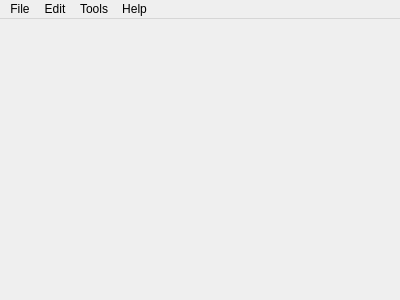
<?xml version="1.0" encoding="UTF-8"?>
<ui version="4.0">
 <class>MainWindow</class>
 <widget class="QMainWindow" name="MainWindow">
  <property name="geometry">
   <rect>
    <x>0</x>
    <y>0</y>
    <width>400</width>
    <height>300</height>
   </rect>
  </property>
  <property name="maximumSize">
   <size>
    <width>16777215</width>
    <height>16777215</height>
   </size>
  </property>
  <property name="windowTitle">
   <string>OpenRPC</string>
  </property>
  <widget class="QWidget" name="centralWidget"/>
  <widget class="QMenuBar" name="menuBar">
   <property name="geometry">
    <rect>
     <x>0</x>
     <y>0</y>
     <width>400</width>
     <height>21</height>
    </rect>
   </property>
   <widget class="QMenu" name="menuFile">
    <property name="title">
     <string>File</string>
    </property>
    <addaction name="actionQuit"/>
   </widget>
   <widget class="QMenu" name="menuEdit">
    <property name="title">
     <string>Edit</string>
    </property>
   </widget>
   <widget class="QMenu" name="menuHelp">
    <property name="title">
     <string>Help</string>
    </property>
   </widget>
   <widget class="QMenu" name="menuTools">
    <property name="title">
     <string>Tools</string>
    </property>
   </widget>
   <addaction name="menuFile"/>
   <addaction name="menuEdit"/>
   <addaction name="menuTools"/>
   <addaction name="menuHelp"/>
  </widget>
  <action name="actionQuit">
   <property name="text">
    <string>Quit</string>
   </property>
  </action>
 </widget>
 <layoutdefault spacing="6" margin="11"/>
 <resources/>
 <connections/>
</ui>
